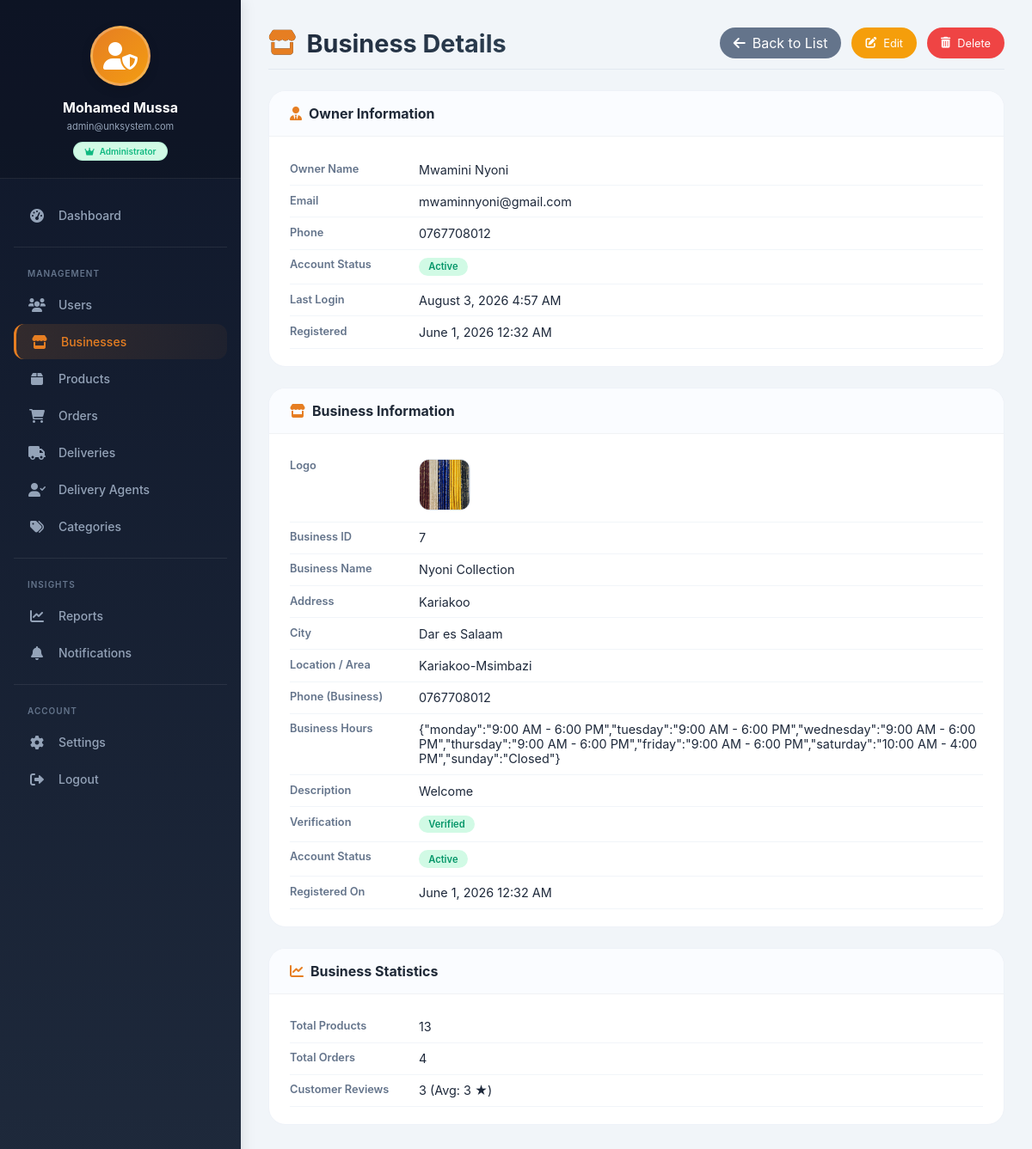
/admin/businesses/view.php?id=7 (signed in), run on the app's committed database.
### tables this page shows
CREATE TABLE `businesses` (
  `business_id` int(11) NOT NULL AUTO_INCREMENT,
  `user_id` int(11) NOT NULL,
  `business_name` varchar(255) NOT NULL,
  `registration_number` varchar(100) DEFAULT NULL,
  `description` text DEFAULT NULL,
  `address` text NOT NULL,
  `location` varchar(255) DEFAULT NULL,
  `latitude` decimal(10,8) DEFAULT NULL,
  `longitude` decimal(11,8) DEFAULT NULL,
  `license_number` varchar(100) DEFAULT NULL,
  `logo_url` varchar(255) DEFAULT NULL,
  `business_hours` text DEFAULT NULL,
  `rating` decimal(2,1) DEFAULT 0.0,
  `total_reviews` int(11) DEFAULT 0,
  `is_verified` tinyint(1) DEFAULT 0,
  `is_active` tinyint(1) DEFAULT 1,
  `created_at` timestamp NOT NULL DEFAULT current_timestamp(),
  `city` varchar(100) DEFAULT NULL,
  `phone` varchar(20) DEFAULT NULL,
  `payment_methods` text DEFAULT NULL,
  `nida_number` varchar(20) DEFAULT NULL,
  PRIMARY KEY (`business_id`),
  UNIQUE KEY `uk_businesses_user` (`user_id`),
  UNIQUE KEY `uk_businesses_registration` (`registration_number`),
  UNIQUE KEY `uk_businesses_nida` (`nida_number`),
  KEY `idx_businesses_name` (`business_name`),
  KEY `idx_businesses_verified` (`is_verified`),
  KEY `idx_businesses_active` (`is_active`),
  KEY `idx_businesses_city` (`city`),
  CONSTRAINT `fk_businesses_user` FOREIGN KEY (`user_id`) REFERENCES `users` (`user_id`) ON DELETE CASCADE ON UPDATE CASCADE
);

CREATE TABLE `users` (
  `user_id` int(11) NOT NULL AUTO_INCREMENT,
  `full_name` varchar(100) NOT NULL,
  `email` varchar(100) NOT NULL,
  `password_hash` varchar(255) NOT NULL,
  `phone` varchar(20) NOT NULL,
  `role` enum('admin','business','customer','delivery') NOT NULL,
  `status` enum('active','inactive','suspended') DEFAULT 'active',
  `last_login` datetime DEFAULT NULL,
  `created_at` timestamp NOT NULL DEFAULT current_timestamp(),
  `updated_at` timestamp NOT NULL DEFAULT current_timestamp() ON UPDATE current_timestamp(),
  PRIMARY KEY (`user_id`),
  UNIQUE KEY `uk_users_email` (`email`),
  KEY `idx_users_role` (`role`),
  KEY `idx_users_status` (`status`),
  KEY `idx_users_email` (`email`),
  KEY `idx_users_phone` (`phone`),
  KEY `idx_users_role_status` (`role`,`status`)
);

### admin/businesses/view.php (the view, shortened to what this page needs)
<?php
require_once '../../config/database.php';
$business_id = isset($_GET['id']) ? (int)$_GET['id'] : 0;
$stmt = mysqli_prepare($conn, "
    SELECT b.*, u.full_name as owner_name, u.email, u.phone as user_phone, u.status as user_status,
           u.created_at as user_registered, u.last_login
    FROM businesses b
    JOIN users u ON b.user_id = u.user_id
    WHERE b.business_id = ?
");
mysqli_stmt_bind_param($stmt, 'i', $business_id);
mysqli_stmt_execute($stmt);
$business = mysqli_fetch_assoc(mysqli_stmt_get_result($stmt));
$stmt = mysqli_prepare($conn, "SELECT COUNT(*) as products FROM products WHERE business_id = ?");
mysqli_stmt_bind_param($stmt, 'i', $business_id);
mysqli_stmt_execute($stmt);
$products_count = mysqli_fetch_assoc(mysqli_stmt_get_result($stmt))['products'];
$stmt = mysqli_prepare($conn, "SELECT COUNT(*) as orders FROM orders WHERE business_id = ?");
mysqli_stmt_bind_param($stmt, 'i', $business_id);
mysqli_stmt_execute($stmt);
$orders_count = mysqli_fetch_assoc(mysqli_stmt_get_result($stmt))['orders'];
$stmt = mysqli_prepare($conn, "SELECT AVG(rating) as avg_rating, COUNT(*) as reviews FROM reviews r JOIN products p ON r.product_id = p.product_id WHERE p.business_id = ? AND r.status = 'approved'");
mysqli_stmt_bind_param($stmt, 'i', $business_id);
mysqli_stmt_execute($stmt);
$review_data = mysqli_fetch_assoc(mysqli_stmt_get_result($stmt));
$avg_rating = round($review_data['avg_rating'] ?? 0, 1);
$reviews_count = (int)($review_data['reviews'] ?? 0);
function getLogoUrl($logo_path) {
    return '../../' . ltrim($logo_path, './');
}
$logo_url = getLogoUrl($business['logo_url'] ?? '');
include '../includes/admin_sidebar.php';
?>
<!DOCTYPE html>
<html lang="en">
<head>
    <link rel="stylesheet" href="https://cdnjs.cloudflare.com/ajax/libs/font-awesome/6.0.0/css/all.min.css">
</head>
<body>
<div class="admin-content">
    <div class="page-header">
        <h1><i class="fas fa-store"></i> Business Details</h1>
        <div style="display: flex; gap: 0.75rem;">
            <a href="index.php" class="btn-back"><i class="fas fa-arrow-left"></i> Back to List</a>
            <a href="edit.php?id=<?= $business_id ?>" class="btn-sm btn-edit"><i class="fas fa-edit"></i> Edit</a>
            <a href="delete.php?id=<?= $business_id ?>" class="btn-sm btn-delete" onclick="return confirm('⚠️ Permanently delete this business? This will remove all products, orders, and reviews. This action cannot be undone.')">
                <i class="fas fa-trash-alt"></i> Delete
            </a>
        </div>
    </div>
    <div class="info-card">
        <div class="card-header"><i class="fas fa-user-tie"></i> Owner Information</div>
        <div class="card-body">
            <div class="info-row"><div class="info-label">Owner Name</div><div class="info-value"><?= htmlspecialchars($business['owner_name']) ?></div></div>
            <div class="info-row"><div class="info-label">Email</div><div class="info-value"><?= htmlspecialchars($business['email']) ?></div></div>
            <div class="info-row"><div class="info-label">Phone</div><div class="info-value"><?= htmlspecialchars($business['user_phone']) ?></div></div>
            <div class="info-row"><div class="info-label">Account Status</div><div class="info-value"><span class="badge badge-<?= $business['user_status'] ?>"><?= ucfirst($business['user_status']) ?></span></div></div>
            <div class="info-row"><div class="info-label">Last Login</div><div class="info-value"><?= $business['last_login'] ? date('F j, Y g:i A', strtotime($business['last_login'])) : 'Never' ?></div></div>
            <div class="info-row"><div class="info-label">Registered</div><div class="info-value"><?= date('F j, Y g:i A', strtotime($business['user_registered'])) ?></div></div>
        </div>
    </div>
    <div class="info-card">
        <div class="card-header"><i class="fas fa-store"></i> Business Information</div>
        <div class="card-body">
            <?php if ($logo_url): ?>
            <div class="info-row">
                <div class="info-label">Logo</div>
                <div class="info-value"><img src="<?= htmlspecialchars($logo_url) ?>" class="logo-preview" alt="Business Logo" onerror="this.style.display='none'"></div>
            </div>
            <?php endif; ?>
            <div class="info-row"><div class="info-label">Business ID</div><div class="info-value"><?= $business['business_id'] ?></div></div>
            <div class="info-row"><div class="info-label">Business Name</div><div class="info-value"><?= htmlspecialchars($business['business_name']) ?></div></div>
            <div class="info-row"><div class="info-label">Address</div><div class="info-value"><?= nl2br(htmlspecialchars($business['address'])) ?></div></div>
            <div class="info-row"><div class="info-label">City</div><div class="info-value"><?= htmlspecialchars($business['city']) ?></div></div>
            <div class="info-row"><div class="info-label">Location / Area</div><div class="info-value"><?= htmlspecialchars($business['location'] ?: 'Not set') ?></div></div>
            <div class="info-row"><div class="info-label">Phone (Business)</div><div class="info-value"><?= htmlspecialchars($business['phone']) ?></div></div>
            <div class="info-row"><div class="info-label">Business Hours</div><div class="info-value"><?= nl2br(htmlspecialchars($business['business_hours'] ?? 'Not set')) ?></div></div>
            <div class="info-row"><div class="info-label">Description</div><div class="info-value"><?= nl2br(htmlspecialchars($business['description'] ?? 'No description')) ?></div></div>
            <div class="info-row"><div class="info-label">Verification</div><div class="info-value"><span class="badge badge-<?= $business['is_verified'] ? 'verified' : 'pending' ?>"><?= $business['is_verified'] ? 'Verified' : 'Pending' ?></span></div></div>
            <div class="info-row"><div class="info-label">Account Status</div><div class="info-value"><span class="badge badge-<?= $business['user_status'] ?>"><?= ucfirst($business['user_status']) ?></span></div></div>
            <div class="info-row"><div class="info-label">Registered On</div><div class="info-value"><?= date('F j, Y g:i A', strtotime($business['created_at'])) ?></div></div>
        </div>
    </div>
    <div class="info-card">
        <div class="card-header"><i class="fas fa-chart-line"></i> Business Statistics</div>
        <div class="card-body">
            <div class="info-row"><div class="info-label">Total Products</div><div class="info-value"><?= number_format($products_count) ?></div></div>
            <div class="info-row"><div class="info-label">Total Orders</div><div class="info-value"><?= number_format($orders_count) ?></div></div>
            <div class="info-row"><div class="info-label">Customer Reviews</div><div class="info-value"><?= number_format($reviews_count) ?> <?= $reviews_count ? "(Avg: {$avg_rating} ★)" : '' ?></div></div>
        </div>
    </div>
</div>
</body>
</html>

### admin/businesses/view.php (style rules this page uses)
* { margin:0; padding:0; box-sizing:border-box; }
body { font-family: 'Inter', sans-serif; background: #f1f5f9; }
.admin-content { margin-left: 280px; padding: 2rem; min-height: 100vh; transition: all 0.3s; }
.page-header { display: flex; justify-content: space-between; align-items: center; flex-wrap: wrap; gap: 1rem; margin-bottom: 1.5rem; border-bottom: 1px solid #e2e8f0; padding-bottom: 0.75rem; }
.page-header h1 { font-size: 1.8rem; font-weight: 700; background: linear-gradient(135deg, #1e293b, #2c3e50); -webkit-background-clip: text; background-clip: text; color: transparent; display: flex; align-items: center; gap: 0.75rem; }
.page-header h1 i { color: #e67e22; }
.btn-back { background: #64748b; color: white; padding: 0.5rem 1rem; border-radius: 2rem; text-decoration: none; display: inline-flex; align-items: center; gap: 0.5rem; transition: 0.2s; }
.btn-sm { display: inline-flex; align-items: center; gap: 0.5rem; padding: 0.5rem 1rem; border-radius: 2rem; text-decoration: none; font-size: 0.8rem; transition: 0.2s; }
.btn-edit { background: #f59e0b; color: white; }
.btn-delete { background: #ef4444; color: white; }
.info-card { background: white; border-radius: 1.25rem; border: 1px solid #eef2f8; overflow: hidden; margin-bottom: 1.5rem; }
.card-header { padding: 1rem 1.5rem; background: #fafcff; border-bottom: 1px solid #f0f2f5; font-weight: 700; font-size: 1rem; display: flex; align-items: center; gap: 0.5rem; }
.card-header i { color: #e67e22; }
.card-body { padding: 1.25rem 1.5rem; }
.info-row { display: flex; padding: 0.6rem 0; border-bottom: 1px solid #f1f5f9; }
.info-label { width: 150px; font-weight: 600; color: #64748b; font-size: 0.8rem; }
.info-value { flex: 1; color: #1e293b; font-size: 0.9rem; word-break: break-word; }
.badge { display: inline-block; padding: 0.2rem 0.7rem; border-radius: 2rem; font-size: 0.7rem; font-weight: 600; }
.badge-verified { background: #d1fae5; color: #059669; }
.badge-active { background: #d1fae5; color: #059669; }
.logo-preview { width: 60px; height: 60px; border-radius: 12px; object-fit: cover; background: #f8fafc; border: 1px solid #e2e8f0; }

### data on the page
businesses: user.full_name "Mwamini Nyoni", user.email "mwaminnyoni@gmail.com", user.phone "0767708012", user.status "Active", user.last_login "August 3, 2026 4:57 AM", user.created_at "June 1, 2026 12:32 AM", logo_url (picture), business_id "7", business_name "Nyoni Collection", address "Kariakoo", city "Dar es Salaam", location "Kariakoo-Msimbazi", phone "0767708012", business_hours "{\"monday\":\"9:00 AM - 6:00 PM\",\"tuesday\":\"9:00 AM - 6:00 PM\",\"wednesday\":\"9:00 AM - 6:00 PM\",\"thursday\":\"9:00 AM - 6:00 PM\",\"friday\":\"9:00 AM - 6:00 PM\",\"saturday\":\"10:00 AM - 4:00 PM\",\"sunday\":\"Closed\"}", description "Welcome", created_at "June 1, 2026 12:32 AM"

### other printed values
substr($admin_name, 0, 22) "Mohamed Mussa"
substr($admin_email, 0, 22) "admin@unksystem.com"
$status_text "Administrator"
$products_count "13"
$orders_count "4"
$reviews_count "3"
$avg_rating "3"
